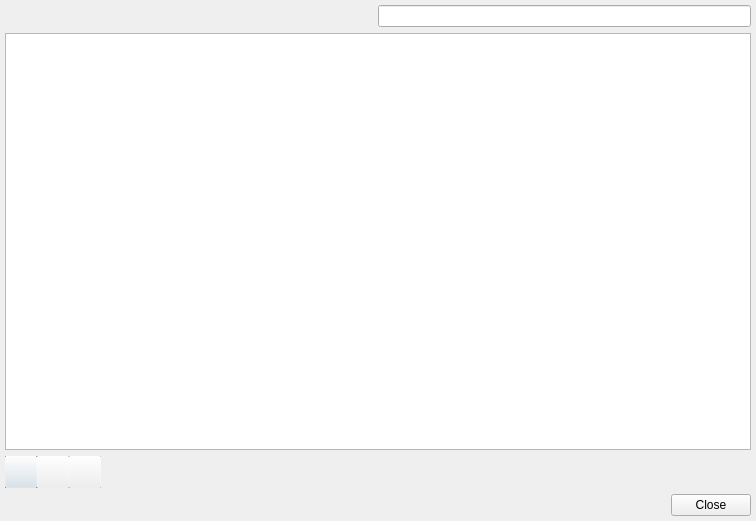
<?xml version="1.0" encoding="UTF-8"?>
<ui version="4.0">
 <class>PayeeMgrDialog</class>
 <widget class="QDialog" name="PayeeMgrDialog">
  <property name="geometry">
   <rect>
    <x>0</x>
    <y>0</y>
    <width>756</width>
    <height>521</height>
   </rect>
  </property>
  <property name="windowTitle">
   <string>Dialog</string>
  </property>
  <layout class="QVBoxLayout" name="verticalLayout">
   <property name="leftMargin">
    <number>5</number>
   </property>
   <property name="topMargin">
    <number>5</number>
   </property>
   <property name="rightMargin">
    <number>5</number>
   </property>
   <property name="bottomMargin">
    <number>5</number>
   </property>
   <item>
    <layout class="QHBoxLayout" name="horizontalLayout">
     <item>
      <spacer name="horizontalSpacer">
       <property name="orientation">
        <enum>Qt::Horizontal</enum>
       </property>
       <property name="sizeHint" stdset="0">
        <size>
         <width>40</width>
         <height>20</height>
        </size>
       </property>
      </spacer>
     </item>
     <item>
      <widget class="QLineEdit" name="lineEdit"/>
     </item>
    </layout>
   </item>
   <item>
    <widget class="QTableView" name="payeeTableView">
     <property name="selectionMode">
      <enum>QAbstractItemView::SingleSelection</enum>
     </property>
     <property name="selectionBehavior">
      <enum>QAbstractItemView::SelectRows</enum>
     </property>
     <attribute name="horizontalHeaderStretchLastSection">
      <bool>true</bool>
     </attribute>
    </widget>
   </item>
   <item>
    <layout class="QHBoxLayout" name="horizontalLayout_3">
     <property name="spacing">
      <number>0</number>
     </property>
     <item>
      <widget class="QPushButton" name="addBtn">
       <property name="minimumSize">
        <size>
         <width>32</width>
         <height>32</height>
        </size>
       </property>
       <property name="maximumSize">
        <size>
         <width>32</width>
         <height>32</height>
        </size>
       </property>
       <property name="styleSheet">
        <string notr="true">QPushButton{margin:-1px}</string>
       </property>
       <property name="text">
        <string/>
       </property>
       <property name="icon">
        <iconset resource="res/res.qrc">
         <normaloff>:/img/add@4x.png</normaloff>:/img/add@4x.png</iconset>
       </property>
      </widget>
     </item>
     <item>
      <widget class="QPushButton" name="delBtn">
       <property name="minimumSize">
        <size>
         <width>32</width>
         <height>32</height>
        </size>
       </property>
       <property name="maximumSize">
        <size>
         <width>32</width>
         <height>32</height>
        </size>
       </property>
       <property name="styleSheet">
        <string notr="true">QPushButton{margin:-1px}</string>
       </property>
       <property name="text">
        <string/>
       </property>
       <property name="icon">
        <iconset resource="res/res.qrc">
         <normaloff>:/img/remove@4x.png</normaloff>:/img/remove@4x.png</iconset>
       </property>
      </widget>
     </item>
     <item>
      <widget class="QPushButton" name="editBtn">
       <property name="minimumSize">
        <size>
         <width>32</width>
         <height>32</height>
        </size>
       </property>
       <property name="maximumSize">
        <size>
         <width>32</width>
         <height>32</height>
        </size>
       </property>
       <property name="styleSheet">
        <string notr="true">QPushButton{margin:-1px}</string>
       </property>
       <property name="text">
        <string/>
       </property>
       <property name="icon">
        <iconset resource="res/res.qrc">
         <normaloff>:/img/document-edit-symbolic.symbolic.png</normaloff>:/img/document-edit-symbolic.symbolic.png</iconset>
       </property>
      </widget>
     </item>
     <item>
      <spacer name="horizontalSpacer_4">
       <property name="orientation">
        <enum>Qt::Horizontal</enum>
       </property>
       <property name="sizeHint" stdset="0">
        <size>
         <width>40</width>
         <height>20</height>
        </size>
       </property>
      </spacer>
     </item>
    </layout>
   </item>
   <item>
    <widget class="QDialogButtonBox" name="buttonBox">
     <property name="orientation">
      <enum>Qt::Horizontal</enum>
     </property>
     <property name="standardButtons">
      <set>QDialogButtonBox::Close</set>
     </property>
    </widget>
   </item>
  </layout>
 </widget>
 <resources>
  <include location="res/res.qrc"/>
 </resources>
 <connections>
  <connection>
   <sender>buttonBox</sender>
   <signal>rejected()</signal>
   <receiver>PayeeMgrDialog</receiver>
   <slot>reject()</slot>
   <hints>
    <hint type="sourcelabel">
     <x>659</x>
     <y>501</y>
    </hint>
    <hint type="destinationlabel">
     <x>593</x>
     <y>517</y>
    </hint>
   </hints>
  </connection>
 </connections>
</ui>
